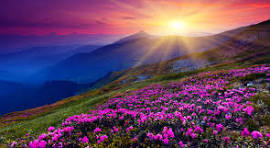
#> input picture image.png, 270 x 148 px, given in place of image.jpg, which was not available
$ python lab1.py
#> lines starting #> are read from the running program, lines starting #| are printed output that depends on the picture; pictures that were not available may be replaced by others from this repository, and a replacement may not be noted
import cv2

img = cv2.imread('image.jpg')
#> img is the input picture: shape (148, 270, 3); mean B, G, R 97, 68, 101.7
h, w, channels = img.shape
#> h = 148; w = 270; channels = 3

half = w//2
#> half = 135

half2 = h//2
#> half2 = 74

top_left = img[:half2, :]
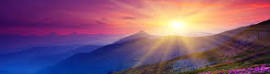
#> top_left: shape (74, 270, 3); mean B, G, R 114.9, 85.5, 126.7

top_right = img[:half2, half:]
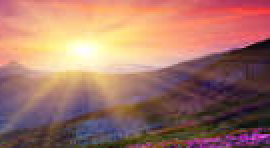
#> top_right: shape (74, 135, 3) (shown 2 times larger); mean B, G, R 104.3, 116.9, 164.2


bottom_left = img[half2:, :half]
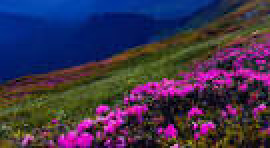
#> bottom_left: shape (74, 135, 3) (shown 2 times larger); mean B, G, R 77.4, 50, 61.5
bottom_right = img[half2:, half:]
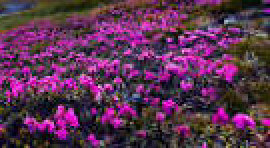
#> bottom_right: shape (74, 135, 3) (shown 2 times larger); mean B, G, R 80.9, 50.7, 92

cv2.imshow('Top Left part', top_left)
cv2.imshow('Top Right part', top_right)
cv2.imshow('Bottom Left Part', bottom_left)
cv2.imshow('Bottom Right Part', bottom_right)

cv2.imwrite('topl.jpg', top_left)
cv2.imwrite('topr.jpg', top_right)
cv2.imwrite('bottoml.jpg', bottom_left)
cv2.imwrite('bottomr.jpg', bottom_right)
cv2.waitKey(0)

$ run again, with bottom.jpg saved as image.png
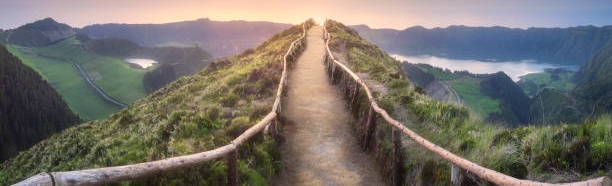
#> input picture bottom.jpg, 612 x 186 px, given in place of image.jpg, which was not available
#> img is the input picture: shape (186, 612, 3); mean B, G, R 106.8, 114.1, 118.9
#> `bottom_left = img[half2:, :half]`:
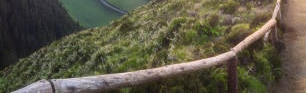
#> bottom_left: shape (93, 306, 3); mean B, G, R 70.4, 88.7, 93.1
#> `bottom_right = img[half2:, half:]`:
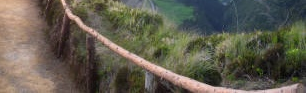
#> bottom_right: shape (93, 306, 3); mean B, G, R 80.2, 93.9, 97.7

$ run again, with left.jpg saved as image.png
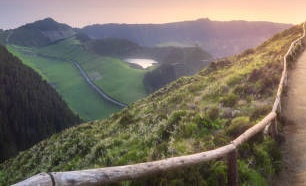
#> input picture left.jpg, 306 x 186 px, given in place of image.jpg, which was not available
#> img is the input picture: shape (186, 306, 3); mean B, G, R 100.1, 112.3, 120.1
#> `bottom_left = img[half2:, :half]`:
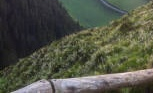
#> bottom_left: shape (93, 153, 3); mean B, G, R 70.6, 84.3, 81.8
#> `bottom_right = img[half2:, half:]`:
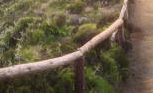
#> bottom_right: shape (93, 153, 3); mean B, G, R 70.2, 93.1, 104.4
